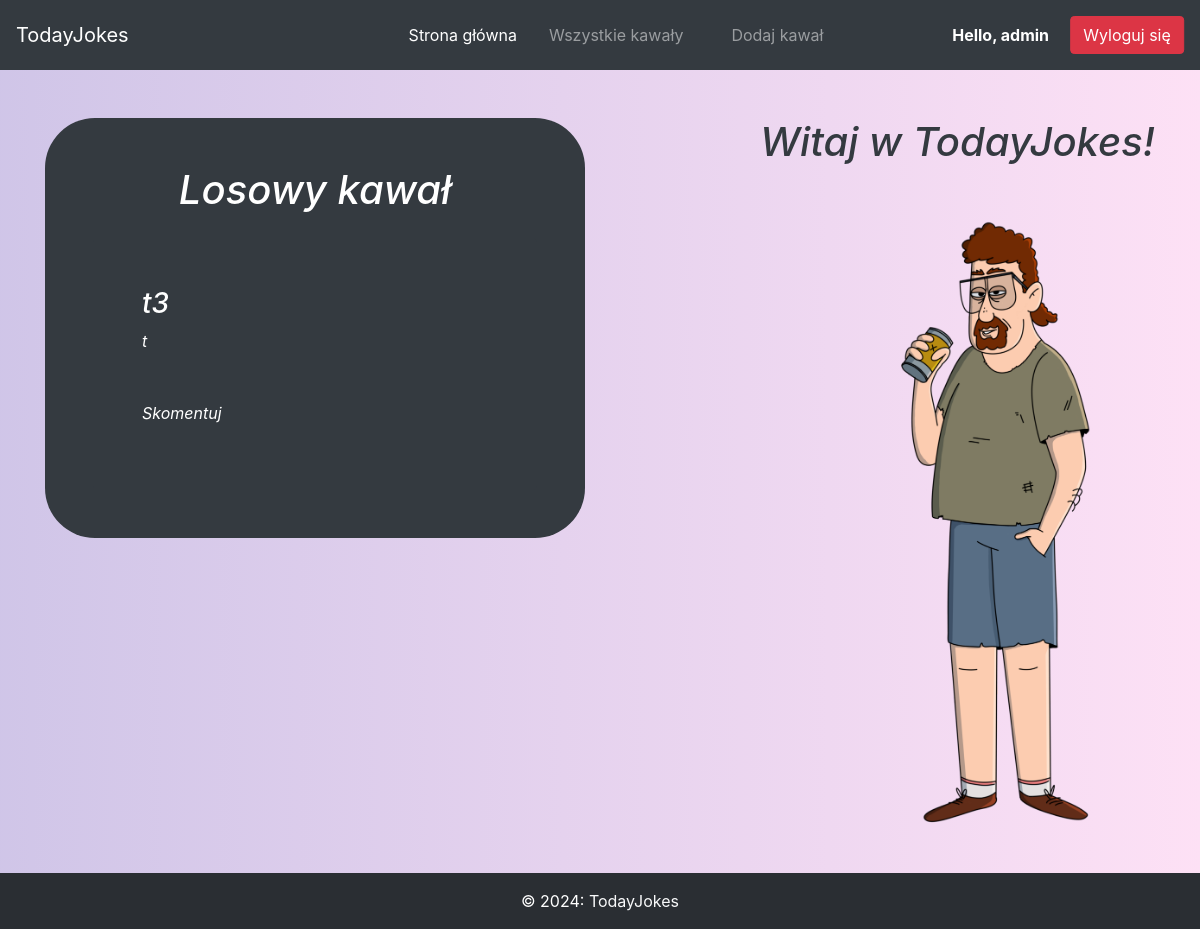
Page / (signed in) on the committed database.
### jokes/models.py (models this page shows, shortened)
class CustomUser(AbstractUser):
    ROLE_CHOICES = (
        ('ADMIN', 'Admin'),
        ('USER', 'User'),
    )
    role = models.CharField(max_length=5, choices=ROLE_CHOICES, default='USER')

class Joke(models.Model):
    name = models.CharField(max_length=100)
    content = models.TextField()
    datetime = models.DateTimeField()
    author = models.ForeignKey(CustomUser, on_delete=models.CASCADE, default=1)
    likes = models.IntegerField(default=0)

### jokes/views.py (the view)
# urls.py: path('', views.index, name="index"),
def index(request):
    username = request.user.username if request.user.is_authenticated else None
    is_authenticated = request.user.is_authenticated
    random_joke = get_random_joke()
    context = {
        'username': username,
        'is_authenticated': is_authenticated,
        'random_joke': random_joke,
    }
    return render(request, 'index.html', context)

### jokes/views.py (called while the page is built)
def get_random_joke():
    try:
        count = Joke.objects.count()
        rand = randrange(count)
    except ValueError:
        return None
    return Joke.objects.all()[rand]

### templates/index.html (shortened to what this page needs)
{% extends 'base.html' %}
{% load static %}
{% block content %}
    <div class="container">
        <div class="row">
            <div class="col-6 pt-5 text-center">
                <div class="container bg-dark p-5 text-white" style="border-radius: 50px">
                <div class="pb-3 font-italic">
                    <h1>
                    Losowy kawał
                    </h1>
                </div>
                <div class="text-justify display-5 border border-dark rounded p-5 bg-dark">
                    <div class="random-joke font-italic font-weight-normal text-white">
                        {% if random_joke != None %}
                            <h3>{{ random_joke.name }}</h3>
                            {{ random_joke.content }}
                            <a href="{% url 'joke_detail' random_joke.id %}" ><p class="mt-5" style="color: white">Skomentuj</p></a>
                        {% else %}
                            Aktualnie nie ma żadnych kawałów! Poczekaj aż się pojawią.
                        {% endif %}
                    </div>
                </div>
                </div>
            </div>
            <div class="col-6 pt-5 text-center font-italic">
                <div class="text-right text-dark">
                    <h1>Witaj w TodayJokes!</h1>
                    <img src="{% static 'images/dad.png' %}" class="img-fluid" alt="Responsive image">
                </div>
            </div>
        </div>
    </div>
{% endblock %}

### templates/base.html (shortened to what this page needs)
{% load static %}
<!DOCTYPE html>
<html lang="en">
<head>
<link rel="stylesheet" href="{% static 'css/styles.css' %}">
    <link rel="stylesheet" href="https://cdn.jsdelivr.net/npm/bootstrap@4.3.1/dist/css/bootstrap.min.css"
>
    <link rel="stylesheet" href="https://use.fontawesome.com/releases/v5.12.1/css/all.css">
</head>
<body>
    <nav class="navbar navbar-dark bg-dark navbar-expand-lg navbar-custom">
        <a class="navbar-brand" href="/">TodayJokes</a>
        <div class="collapse navbar-collapse" id="navbarSupportedContent">
        <ul class="navbar-nav navbar-center mr-auto justify-content-center">
          <li class="nav-item active pr-3 pl-5">
            <a class="nav-link grow" href="/">Strona główna <span class="sr-only">(current)</span></a>
          </li>
          <li class="nav-item grow pr-3">
            <a class="nav-link" href="/joke-list">Wszystkie kawały</a>
          </li>
        {% if request.user.is_authenticated and request.user.role == "ADMIN"%}
          <li class="nav-item grow px-3">
            <a class="nav-link" href="/add-joke">Dodaj kawał</a>
          </li>
        {% endif %}
        </ul>
        <ul class="navbar-nav navbar-right mr-auto justify-content-center">
            {% if request.user.is_authenticated %}
            <span style="white-space:nowrap;width: 100px; display: flex;align-items: center; color: white;margin-right:10px "><b>Hello, {{user.username}}</b></span>
                <li class="nav-item active pr-3">
                <form class="nav-link grow" action="{% url 'logout' %}" method="post">
                    <button class="btn btn-danger" style="white-space: nowrap">
                        Wyloguj się
                    </button>
                </form>
                </li>
            {% endif %}
        </ul>
      </div>
    </nav>
    {% block content %}
    {% endblock %}
    <footer class="bg-dark text-center text-lg-start text-white" style="position: relative; left: 0; bottom: 0">
        <div class="text-center p-3" style="background-color: rgba(0, 0, 0, 0.2);">
            © 2024:
            <a class="text-light" href="/">TodayJokes</a>
        </div>
    </footer>
</body>
</html>

### jokes/static/css/styles.css (style rules this page uses)
body { text-align: center; }
.grow { transition: all .2s ease-in-out; }
footer { position: fixed; bottom: 0; left: 0; right: 0; height: auto; width: 100vw; z-index: 999; }
.random-joke { overflow: hidden; text-overflow: ellipsis; display: -webkit-box; -webkit-line-clamp: 15; line-clamp: 15; -webkit-box-orient: vertical; }
.navbar-nav.navbar-center { position: absolute; left: 50%; transform: translatex(-50%); }
.navbar-nav.navbar-right { position: absolute; left: 90%; transform: translatex(-50%); }
body { background: #a18cd1; background: -webkit-linear-gradient(to right, rgba(161, 140, 209, 0.5), rgba(251, 194, 235, 0.5)); background: linear-gradient(to right, rgba(161, 140, 209, 0.5), rgba(251, 194, 235, 0.5)) }
.navbar-custom { height: 70px; }

### rows in the picture
CustomUser: username "admin"
Joke: name "t3", content "t"
